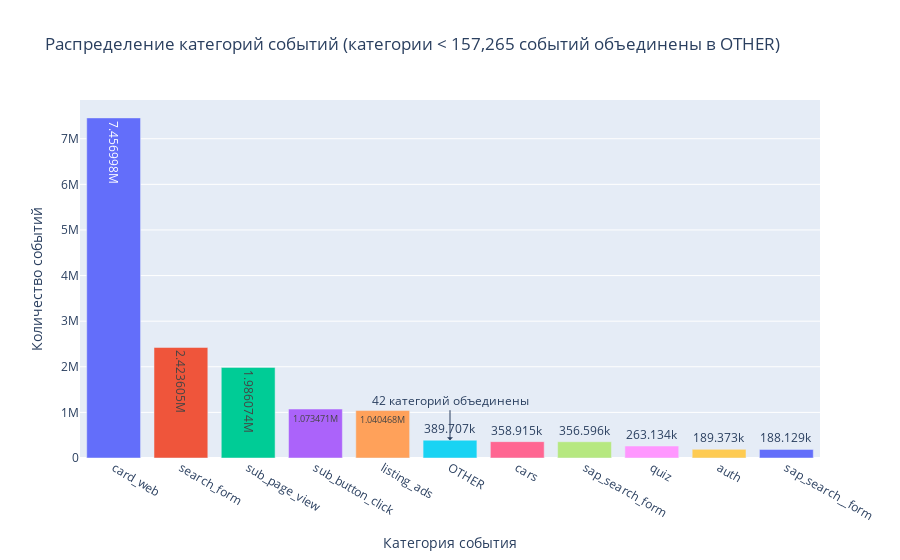

This figure's notebook cell:
### Code cell
# Рассчитываем порог (1% от общего количества событий)
threshold = len(ga_hits_filled) * 0.01

# Создаем словарь для замены значений
value_counts = ga_hits_filled['event_category'].value_counts()
replace_dict = {category: 'OTHER' 
               for category in value_counts[value_counts < threshold].index}

# Создаем новый столбец с объединенными категориями
ga_hits_filled['event_category_grouped'] = ga_hits_filled['event_category'].replace(replace_dict)

# Подготавливаем данные для визуализации
event_counts = ga_hits_filled['event_category_grouped'].value_counts().reset_index()
event_counts.columns = ['category', 'count']  # Переименовываем столбцы

# Строим интерактивную диаграмму
fig = px.bar(event_counts,
             x='category',  # Используем новое имя столбца
             y='count',
             labels={'category': 'Категория события', 
                   'count': 'Количество событий'},
             title=f'Распределение категорий событий (категории < {threshold:,.0f} событий объединены в OTHER)',
             text_auto=True,
             color='category',
             color_discrete_sequence=px.colors.qualitative.Plotly)

# Настраиваем отображение
fig.update_layout(
    xaxis_title="Категория события",
    yaxis_title="Количество событий",
    xaxis={'categoryorder':'total descending'},
    showlegend=False,
    hovermode="x"
)

# Добавляем подпись с количеством объединенных категорий
other_count = len(value_counts[value_counts < threshold])
fig.add_annotation(
    x='OTHER',
    y=event_counts.loc[event_counts['category'] == 'OTHER', 'count'].values[0],
    text=f"{other_count} категорий объединены",
    showarrow=True,
    arrowhead=1,
    ax=0,
    ay=-40
)

fig.show()

### Figure 1 — Plotly figure (JSON) as saved in the notebook; plotly's stock layout.template omitted (floating-point values rounded to 4 significant figures)
{"data": [{"alignmentgroup": "True", "hovertemplate": "Категория события=%{x}<br>Количество событий=%{y}<extra></extra>", "legendgroup": "card_web", "marker": {"color": "#636EFA", "pattern": {"shape": ""}}, "name": "card_web", "offsetgroup": "card_web", "orientation": "v", "showlegend": true, "textposition": "auto", "texttemplate": "%{y}", "type": "bar", "x": ["card_web"], "xaxis": "x", "y": [7456998], "yaxis": "y"}, {"alignmentgroup": "True", "hovertemplate": "Категория события=%{x}<br>Количество событий=%{y}<extra></extra>", "legendgroup": "search_form", "marker": {"color": "#EF553B", "pattern": {"shape": ""}}, "name": "search_form", "offsetgroup": "search_form", "orientation": "v", "showlegend": true, "textposition": "auto", "texttemplate": "%{y}", "type": "bar", "x": ["search_form"], "xaxis": "x", "y": [2423605], "yaxis": "y"}, {"alignmentgroup": "True", "hovertemplate": "Категория события=%{x}<br>Количество событий=%{y}<extra></extra>", "legendgroup": "sub_page_view", "marker": {"color": "#00CC96", "pattern": {"shape": ""}}, "name": "sub_page_view", "offsetgroup": "sub_page_view", "orientation": "v", "showlegend": true, "textposition": "auto", "texttemplate": "%{y}", "type": "bar", "x": ["sub_page_view"], "xaxis": "x", "y": [1986074], "yaxis": "y"}, {"alignmentgroup": "True", "hovertemplate": "Категория события=%{x}<br>Количество событий=%{y}<extra></extra>", "legendgroup": "sub_button_click", "marker": {"color": "#AB63FA", "pattern": {"shape": ""}}, "name": "sub_button_click", "offsetgroup": "sub_button_click", "orientation": "v", "showlegend": true, "textposition": "auto", "texttemplate": "%{y}", "type": "bar", "x": ["sub_button_click"], "xaxis": "x", "y": [1073471], "yaxis": "y"}, {"alignmentgroup": "True", "hovertemplate": "Категория события=%{x}<br>Количество событий=%{y}<extra></extra>", "legendgroup": "listing_ads", "marker": {"color": "#FFA15A", "pattern": {"shape": ""}}, "name": "listing_ads", "offsetgroup": "listing_ads", "orientation": "v", "showlegend": true, "textposition": "auto", "texttemplate": "%{y}", "type": "bar", "x": ["listing_ads"], "xaxis": "x", "y": [1040468], "yaxis": "y"}, {"alignmentgroup": "True", "hovertemplate": "Категория события=%{x}<br>Количество событий=%{y}<extra></extra>", "legendgroup": "OTHER", "marker": {"color": "#19D3F3", "pattern": {"shape": ""}}, "name": "OTHER", "offsetgroup": "OTHER", "orientation": "v", "showlegend": true, "textposition": "auto", "texttemplate": "%{y}", "type": "bar", "x": ["OTHER"], "xaxis": "x", "y": [389707], "yaxis": "y"}, {"alignmentgroup": "True", "hovertemplate": "Категория события=%{x}<br>Количество событий=%{y}<extra></extra>", "legendgroup": "cars", "marker": {"color": "#FF6692", "pattern": {"shape": ""}}, "name": "cars", "offsetgroup": "cars", "orientation": "v", "showlegend": true, "textposition": "auto", "texttemplate": "%{y}", "type": "bar", "x": ["cars"], "xaxis": "x", "y": [358915], "yaxis": "y"}, {"alignmentgroup": "True", "hovertemplate": "Категория события=%{x}<br>Количество событий=%{y}<extra></extra>", "legendgroup": "sap_search_form", "marker": {"color": "#B6E880", "pattern": {"shape": ""}}, "name": "sap_search_form", "offsetgroup": "sap_search_form", "orientation": "v", "showlegend": true, "textposition": "auto", "texttemplate": "%{y}", "type": "bar", "x": ["sap_search_form"], "xaxis": "x", "y": [356596], "yaxis": "y"}, {"alignmentgroup": "True", "hovertemplate": "Категория события=%{x}<br>Количество событий=%{y}<extra></extra>", "legendgroup": "quiz", "marker": {"color": "#FF97FF", "pattern": {"shape": ""}}, "name": "quiz", "offsetgroup": "quiz", "orientation": "v", "showlegend": true, "textposition": "auto", "texttemplate": "%{y}", "type": "bar", "x": ["quiz"], "xaxis": "x", "y": [263134], "yaxis": "y"}, {"alignmentgroup": "True", "hovertemplate": "Категория события=%{x}<br>Количество событий=%{y}<extra></extra>", "legendgroup": "auth", "marker": {"color": "#FECB52", "pattern": {"shape": ""}}, "name": "auth", "offsetgroup": "auth", "orientation": "v", "showlegend": true, "textposition": "auto", "texttemplate": "%{y}", "type": "bar", "x": ["auth"], "xaxis": "x", "y": [189373], "yaxis": "y"}, {"alignmentgroup": "True", "hovertemplate": "Категория события=%{x}<br>Количество событий=%{y}<extra></extra>", "legendgroup": "sap_search__form", "marker": {"color": "#636EFA", "pattern": {"shape": ""}}, "name": "sap_search__form", "offsetgroup": "sap_search__form", "orientation": "v", "showlegend": true, "textposition": "auto", "texttemplate": "%{y}", "type": "bar", "x": ["sap_search__form"], "xaxis": "x", "y": [188129], "yaxis": "y"}], "layout": {"annotations": [{"arrowhead": 1, "ax": 0, "ay": -40, "showarrow": true, "text": "42 категорий объединены", "x": "OTHER", "y": 389707}], "barmode": "relative", "hovermode": "x", "legend": {"title": {"text": "Категория события"}, "tracegroupgap": 0}, "showlegend": false, "title": {"text": "Распределение категорий событий (категории < 157,265 событий объединены в OTHER)"}, "xaxis": {"anchor": "y", "categoryarray": ["card_web", "search_form", "sub_page_view", "sub_button_click", "listing_ads", "OTHER", "cars", "sap_search_form", "quiz", "auth", "sap_search__form"], "categoryorder": "total descending", "domain": [0, 1], "title": {"text": "Категория события"}}, "yaxis": {"anchor": "x", "domain": [0, 1], "title": {"text": "Количество событий"}}}}
